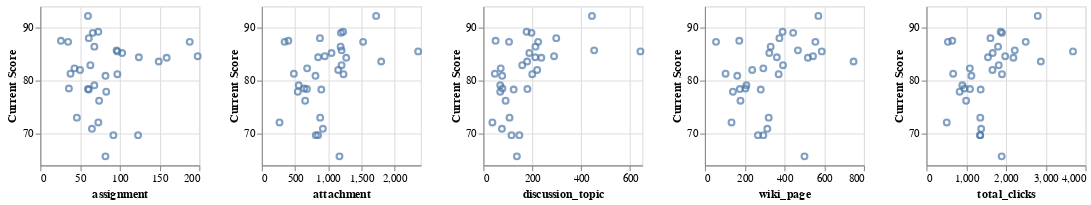

This figure's notebook cell:
### Code cell
alt.Chart(b).mark_point().encode(
    x = alt.X(alt.repeat(), type="quantitative"),
    y = alt.Y("Current Score").scale(zero=False)
).properties(width = 150, height = 150).repeat(['assignment', 'attachment', 'discussion_topic', 'wiki_page', 'total_clicks'])

### Figure 1 — Vega specification as saved in the notebook (floating-point values rounded to 4 significant figures)
{"$schema": "https://vega.github.io/schema/vega/v5.json", "data": [{"name": "source_0"}, {"name": "data_0", "values": [{"Current Score": 80.9, "assignment": 82}, {"Current Score": 78.4, "assignment": 60}, {"Current Score": 84.3, "assignment": 159}, {"Current Score": 81.2, "assignment": 97}, {"Current Score": 85.5, "assignment": 97}, {"Current Score": 84.4, "assignment": 124}, {"Current Score": 76.2, "assignment": 74}, {"Current Score": 82.0, "assignment": 50}, {"Current Score": 65.7, "assignment": 82}, {"Current Score": 69.7, "assignment": 92}, {"Current Score": 85.2, "assignment": 103}, {"Current Score": 84.6, "assignment": 198}, {"Current Score": 69.7, "assignment": 123}, {"Current Score": 78.5, "assignment": 36}, {"Current Score": 89.2, "assignment": 73}, {"Current Score": 86.4, "assignment": 68}, {"Current Score": 87.3, "assignment": 35}, {"Current Score": 87.5, "assignment": 26}, {"Current Score": 73.0, "assignment": 46}, {"Current Score": 85.7, "assignment": 96}, {"Current Score": 89.0, "assignment": 66}, {"Current Score": 78.3, "assignment": 61}, {"Current Score": 77.9, "assignment": 83}, {"Current Score": 72.1, "assignment": 73}, {"Current Score": 81.3, "assignment": 38}, {"Current Score": 79.1, "assignment": 68}, {"Current Score": 70.9, "assignment": 65}, {"Current Score": 82.3, "assignment": 43}, {"Current Score": 82.9, "assignment": 63}, {"Current Score": 88.0, "assignment": 61}, {"Current Score": 92.2, "assignment": 60}, {"Current Score": 87.3, "assignment": 188}, {"Current Score": 83.6, "assignment": 149}]}, {"name": "data_1", "values": [{"Current Score": 80.9, "attachment": 810}, {"Current Score": 78.4, "attachment": 680}, {"Current Score": 84.3, "attachment": 1274}, {"Current Score": 81.2, "attachment": 1233}, {"Current Score": 85.5, "attachment": 2360}, {"Current Score": 84.4, "attachment": 850}, {"Current Score": 76.2, "attachment": 654}, {"Current Score": 82.0, "attachment": 1153}, {"Current Score": 65.7, "attachment": 1172}, {"Current Score": 69.7, "attachment": 849}, {"Current Score": 85.2, "attachment": 1052}, {"Current Score": 84.6, "attachment": 950}, {"Current Score": 69.7, "attachment": 815}, {"Current Score": 78.5, "attachment": 639}, {"Current Score": 89.2, "attachment": 1227}, {"Current Score": 86.4, "attachment": 1189}, {"Current Score": 87.3, "attachment": 344}, {"Current Score": 87.5, "attachment": 401}, {"Current Score": 73.0, "attachment": 881}, {"Current Score": 85.7, "attachment": 1205}, {"Current Score": 89.0, "attachment": 1194}, {"Current Score": 78.3, "attachment": 898}, {"Current Score": 77.9, "attachment": 543}, {"Current Score": 72.1, "attachment": 267}, {"Current Score": 81.3, "attachment": 484}, {"Current Score": 79.1, "attachment": 557}, {"Current Score": 70.9, "attachment": 922}, {"Current Score": 82.3, "attachment": 684}, {"Current Score": 82.9, "attachment": 1204}, {"Current Score": 88.0, "attachment": 877}, {"Current Score": 92.2, "attachment": 1726}, {"Current Score": 87.3, "attachment": 1529}, {"Current Score": 83.6, "attachment": 1802}]}, {"name": "data_2", "values": [{"Current Score": 80.9, "discussion_topic": 77}, {"Current Score": 78.4, "discussion_topic": 180}, {"Current Score": 84.3, "discussion_topic": 237}, {"Current Score": 81.2, "discussion_topic": 200}, {"Current Score": 85.5, "discussion_topic": 642}, {"Current Score": 84.4, "discussion_topic": 212}, {"Current Score": 76.2, "discussion_topic": 91}, {"Current Score": 82.0, "discussion_topic": 220}, {"Current Score": 65.7, "discussion_topic": 137}, {"Current Score": 69.7, "discussion_topic": 115}, {"Current Score": 85.2, "discussion_topic": 188}, {"Current Score": 84.6, "discussion_topic": 289}, {"Current Score": 69.7, "discussion_topic": 147}, {"Current Score": 78.5, "discussion_topic": 78}, {"Current Score": 89.2, "discussion_topic": 177}, {"Current Score": 86.4, "discussion_topic": 213}, {"Current Score": 87.3, "discussion_topic": 105}, {"Current Score": 87.5, "discussion_topic": 50}, {"Current Score": 73.0, "discussion_topic": 107}, {"Current Score": 85.7, "discussion_topic": 453}, {"Current Score": 89.0, "discussion_topic": 197}, {"Current Score": 78.3, "discussion_topic": 124}, {"Current Score": 77.9, "discussion_topic": 69}, {"Current Score": 72.1, "discussion_topic": 37}, {"Current Score": 81.3, "discussion_topic": 47}, {"Current Score": 79.1, "discussion_topic": 69}, {"Current Score": 70.9, "discussion_topic": 76}, {"Current Score": 82.3, "discussion_topic": 71}, {"Current Score": 82.9, "discussion_topic": 159}, {"Current Score": 88.0, "discussion_topic": 298}, {"Current Score": 92.2, "discussion_topic": 444}, {"Current Score": 87.3, "discussion_topic": 224}, {"Current Score": 83.6, "discussion_topic": 179}]}, {"name": "data_3", "values": [{"Current Score": 80.9, "wiki_page": 163}, {"Current Score": 78.4, "wiki_page": 176}, {"Current Score": 84.3, "wiki_page": 518}, {"Current Score": 81.2, "wiki_page": 371}, {"Current Score": 85.5, "wiki_page": 588}, {"Current Score": 84.4, "wiki_page": 362}, {"Current Score": 76.2, "wiki_page": 179}, {"Current Score": 82.0, "wiki_page": 238}, {"Current Score": 65.7, "wiki_page": 501}, {"Current Score": 69.7, "wiki_page": 294}, {"Current Score": 85.2, "wiki_page": 324}, {"Current Score": 84.6, "wiki_page": 544}, {"Current Score": 69.7, "wiki_page": 267}, {"Current Score": 78.5, "wiki_page": 204}, {"Current Score": 89.2, "wiki_page": 391}, {"Current Score": 86.4, "wiki_page": 331}, {"Current Score": 87.3, "wiki_page": 56}, {"Current Score": 87.5, "wiki_page": 173}, {"Current Score": 73.0, "wiki_page": 321}, {"Current Score": 85.7, "wiki_page": 468}, {"Current Score": 89.0, "wiki_page": 444}, {"Current Score": 78.3, "wiki_page": 281}, {"Current Score": 77.9, "wiki_page": 141}, {"Current Score": 72.1, "wiki_page": 134}, {"Current Score": 81.3, "wiki_page": 104}, {"Current Score": 79.1, "wiki_page": 209}, {"Current Score": 70.9, "wiki_page": 314}, {"Current Score": 82.3, "wiki_page": 294}, {"Current Score": 82.9, "wiki_page": 393}, {"Current Score": 88.0, "wiki_page": 375}, {"Current Score": 92.2, "wiki_page": 571}, {"Current Score": 87.3, "wiki_page": 556}, {"Current Score": 83.6, "wiki_page": 748}]}, {"name": "data_4", "values": [{"Current Score": 80.9, "total_clicks": 1132}, {"Current Score": 78.4, "total_clicks": 1096}, {"Current Score": 84.3, "total_clicks": 2188}, {"Current Score": 81.2, "total_clicks": 1901}, {"Current Score": 85.5, "total_clicks": 3687}, {"Current Score": 84.4, "total_clicks": 1548}, {"Current Score": 76.2, "total_clicks": 998}, {"Current Score": 82.0, "total_clicks": 1661}, {"Current Score": 65.7, "total_clicks": 1892}, {"Current Score": 69.7, "total_clicks": 1350}, {"Current Score": 85.2, "total_clicks": 1667}, {"Current Score": 84.6, "total_clicks": 1981}, {"Current Score": 69.7, "total_clicks": 1352}, {"Current Score": 78.5, "total_clicks": 957}, {"Current Score": 89.2, "total_clicks": 1868}, {"Current Score": 86.4, "total_clicks": 1801}, {"Current Score": 87.3, "total_clicks": 540}, {"Current Score": 87.5, "total_clicks": 650}, {"Current Score": 73.0, "total_clicks": 1355}, {"Current Score": 85.7, "total_clicks": 2222}, {"Current Score": 89.0, "total_clicks": 1901}, {"Current Score": 78.3, "total_clicks": 1364}, {"Current Score": 77.9, "total_clicks": 836}, {"Current Score": 72.1, "total_clicks": 511}, {"Current Score": 81.3, "total_clicks": 673}, {"Current Score": 79.1, "total_clicks": 903}, {"Current Score": 70.9, "total_clicks": 1377}, {"Current Score": 82.3, "total_clicks": 1092}, {"Current Score": 82.9, "total_clicks": 1819}, {"Current Score": 88.0, "total_clicks": 1611}, {"Current Score": 92.2, "total_clicks": 2801}, {"Current Score": 87.3, "total_clicks": 2497}, {"Current Score": 83.6, "total_clicks": 2878}]}, {"name": "data_0_child__assignment_x_domain_assignment", "values": [{"min": 26, "max": 198}]}, {"name": "data_0_child__assignment_y_domain_Current Score", "values": [{"min": 65.7, "max": 92.2}]}, {"name": "data_1_child__attachment_x_domain_attachment", "values": [{"min": 267, "max": 2360}]}, {"name": "data_1_child__attachment_y_domain_Current Score", "values": [{"min": 65.7, "max": 92.2}]}, {"name": "data_2_child__discussion_topic_x_domain_discussion_topic", "values": [{"min": 37, "max": 642}]}, {"name": "data_2_child__discussion_topic_y_domain_Current Score", "values": [{"min": 65.7, "max": 92.2}]}, {"name": "data_3_child__wiki_page_x_domain_wiki_page", "values": [{"min": 56, "max": 748}]}, {"name": "data_3_child__wiki_page_y_domain_Current Score", "values": [{"min": 65.7, "max": 92.2}]}, {"name": "data_4_child__total_clicks_x_domain_total_clicks", "values": [{"min": 511, "max": 3687}]}, {"name": "data_4_child__total_clicks_y_domain_Current Score", "values": [{"min": 65.7, "max": 92.2}]}], "signals": [{"name": "childWidth", "value": 150}], "marks": [{"type": "group", "name": "child__assignment_group", "encode": {"update": {"width": {"signal": "childWidth"}, "height": {"signal": "height"}}}, "marks": [{"type": "symbol", "name": "child__assignment_marks", "from": {"data": "data_0"}, "encode": {"update": {"fill": {"value": "transparent"}, "y": {"field": "Current Score", "scale": "child__assignment_y"}, "x": {"field": "assignment", "scale": "child__assignment_x"}, "opacity": {"value": 0.7}, "stroke": {"value": "#4c78a8"}, "description": {"signal": "\"assignment: \" + (format(datum[\"assignment\"], \"\")) + \"; Current Score: \" + (format(datum[\"Current Score\"], \"\"))"}, "ariaRoleDescription": {"value": "point"}}}, "style": ["point"]}], "axes": [{"scale": "child__assignment_x", "tickCount": {"signal": "ceil(childWidth/40)"}, "orient": "bottom", "maxExtent": 0, "zindex": 0, "domain": false, "gridScale": "child__assignment_y", "labels": false, "aria": false, "ticks": false, "minExtent": 0, "grid": true}, {"scale": "child__assignment_y", "maxExtent": 0, "ticks": false, "grid": true, "minExtent": 0, "orient": "left", "domain": false, "labels": false, "aria": false, "gridScale": "child__assignment_x", "tickCount": {"signal": "ceil(height/40)"}, "zindex": 0}, {"scale": "child__assignment_x", "tickCount": {"signal": "ceil(childWidth/40)"}, "zindex": 0, "labelFlush": true, "orient": "bottom", "labelOverlap": true, "grid": false, "title": "assignment"}, {"scale": "child__assignment_y", "tickCount": {"signal": "ceil(height/40)"}, "orient": "left", "zindex": 0, "title": "Current Score", "grid": false, "labelOverlap": true}], "style": "cell"}, {"type": "group", "name": "child__attachment_group", "encode": {"update": {"width": {"signal": "childWidth"}, "height": {"signal": "height"}}}, "marks": [{"type": "symbol", "name": "child__attachment_marks", "from": {"data": "data_1"}, "encode": {"update": {"stroke": {"value": "#4c78a8"}, "opacity": {"value": 0.7}, "fill": {"value": "transparent"}, "x": {"field": "attachment", "scale": "child__attachment_x"}, "ariaRoleDescription": {"value": "point"}, "description": {"signal": "\"attachment: \" + (format(datum[\"attachment\"], \"\")) + \"; Current Score: \" + (format(datum[\"Current Score\"], \"\"))"}, "y": {"field": "Current Score", "scale": "child__attachment_y"}}}, "style": ["point"]}], "axes": [{"scale": "child__attachment_x", "ticks": false, "labels": false, "tickCount": {"signal": "ceil(childWidth/40)"}, "maxExtent": 0, "gridScale": "child__attachment_y", "grid": true, "domain": false, "orient": "bottom", "aria": false, "minExtent": 0, "zindex": 0}, {"scale": "child__attachment_y", "aria": false, "tickCount": {"signal": "ceil(height/40)"}, "minExtent": 0, "orient": "left", "labels": false, "ticks": false, "grid": true, "zindex": 0, "gridScale": "child__attachment_x", "domain": false, "maxExtent": 0}, {"scale": "child__attachment_x", "zindex": 0, "grid": false, "labelFlush": true, "title": "attachment", "labelOverlap": true, "orient": "bottom", "tickCount": {"signal": "ceil(childWidth/40)"}}, {"scale": "child__attachment_y", "grid": false, "zindex": 0, "labelOverlap": true, "orient": "left", "tickCount": {"signal": "ceil(height/40)"}, "title": "Current Score"}], "style": "cell"}, {"type": "group", "name": "child__discussion_topic_group", "encode": {"update": {"width": {"signal": "childWidth"}, "height": {"signal": "height"}}}, "marks": [{"type": "symbol", "name": "child__discussion_topic_marks", "from": {"data": "data_2"}, "encode": {"update": {"y": {"field": "Current Score", "scale": "child__discussion_topic_y"}, "stroke": {"value": "#4c78a8"}, "fill": {"value": "transparent"}, "opacity": {"value": 0.7}, "ariaRoleDescription": {"value": "point"}, "x": {"field": "discussion_topic", "scale": "child__discussion_topic_x"}, "description": {"signal": "\"discussion_topic: \" + (format(datum[\"discussion_topic\"], \"\")) + \"; Current Score: \" + (format(datum[\"Current Score\"], \"\"))"}}}, "style": ["point"]}], "axes": [{"scale": "child__discussion_topic_x", "domain": false, "grid": true, "maxExtent": 0, "minExtent": 0, "zindex": 0, "gridScale": "child__discussion_topic_y", "aria": false, "tickCount": {"signal": "ceil(childWidth/40)"}, "labels": false, "ticks": false, "orient": "bottom"}, {"scale": "child__discussion_topic_y", "maxExtent": 0, "aria": false, "minExtent": 0, "ticks": false, "labels": false, "zindex": 0, "gridScale": "child__discussion_topic_x", "tickCount": {"signal": "ceil(height/40)"}, "grid": true, "orient": "left", "domain": false}, {"scale": "child__discussion_topic_x", "title": "discussion_topic", "orient": "bottom", "labelOverlap": true, "zindex": 0, "labelFlush": true, "grid": false, "tickCount": {"signal": "ceil(childWidth/40)"}}, {"scale": "child__discussion_topic_y", "orient": "left", "title": "Current Score", "zindex": 0, "grid": false, "labelOverlap": true, "tickCount": {"signal": "ceil(height/40)"}}], "style": "cell"}, {"type": "group", "name": "child__wiki_page_group", "encode": {"update": {"width": {"signal": "childWidth"}, "height": {"signal": "height"}}}, "marks": [{"type": "symbol", "name": "child__wiki_page_marks", "from": {"data": "data_3"}, "encode": {"update": {"x": {"field": "wiki_page", "scale": "child__wiki_page_x"}, "y": {"field": "Current Score", "scale": "child__wiki_page_y"}, "description": {"signal": "\"wiki_page: \" + (format(datum[\"wiki_page\"], \"\")) + \"; Current Score: \" + (format(datum[\"Current Score\"], \"\"))"}, "opacity": {"value": 0.7}, "stroke": {"value": "#4c78a8"}, "fill": {"value": "transparent"}, "ariaRoleDescription": {"value": "point"}}}, "style": ["point"]}], "axes": [{"scale": "child__wiki_page_x", "tickCount": {"signal": "ceil(childWidth/40)"}, "grid": true, "domain": false, "labels": false, "aria": false, "maxExtent": 0, "orient": "bottom", "ticks": false, "zindex": 0, "gridScale": "child__wiki_page_y", "minExtent": 0}, {"scale": "child__wiki_page_y", "gridScale": "child__wiki_page_x", "labels": false, "ticks": false, "zindex": 0, "maxExtent": 0, "minExtent": 0, "grid": true, "domain": false, "tickCount": {"signal": "ceil(height/40)"}, "orient": "left", "aria": false}, {"scale": "child__wiki_page_x", "grid": false, "title": "wiki_page", "orient": "bottom", "labelFlush": true, "tickCount": {"signal": "ceil(childWidth/40)"}, "zindex": 0, "labelOverlap": true}, {"scale": "child__wiki_page_y", "grid": false, "orient": "left", "zindex": 0, "labelOverlap": true, "tickCount": {"signal": "ceil(height/40)"}, "title": "Current Score"}], "style": "cell"}, {"type": "group", "name": "child__total_clicks_group", "encode": {"update": {"width": {"signal": "childWidth"}, "height": {"signal": "height"}}}, "marks": [{"type": "symbol", "name": "child__total_clicks_marks", "from": {"data": "data_4"}, "encode": {"update": {"fill": {"value": "transparent"}, "opacity": {"value": 0.7}, "stroke": {"value": "#4c78a8"}, "ariaRoleDescription": {"value": "point"}, "description": {"signal": "\"total_clicks: \" + (format(datum[\"total_clicks\"], \"\")) + \"; Current Score: \" + (format(datum[\"Current Score\"], \"\"))"}, "x": {"field": "total_clicks", "scale": "child__total_clicks_x"}, "y": {"field": "Current Score", "scale": "child__total_clicks_y"}}}, "style": ["point"]}], "axes": [{"scale": "child__total_clicks_x", "grid": true, "minExtent": 0, "zindex": 0, "tickCount": {"signal": "ceil(childWidth/40)"}, "ticks": false, "gridScale": "child__total_clicks_y", "orient": "bottom", "labels": false, "aria": false, "maxExtent": 0, "domain": false}, {"scale": "child__total_clicks_y", "tickCount": {"signal": "ceil(height/40)"}, "gridScale": "child__total_clicks_x", "grid": true, "aria": false, "zindex": 0, "ticks": false, "domain": false, "maxExtent": 0, "orient": "left", "minExtent": 0, "labels": false}, {"scale": "child__total_clicks_x", "orient": "bottom", "grid": false, "labelFlush": true, "title": "total_clicks", "labelOverlap": true, "tickCount": {"signal": "ceil(childWidth/40)"}, "zindex": 0}, {"scale": "child__total_clicks_y", "labelOverlap": true, "tickCount": {"signal": "ceil(height/40)"}, "zindex": 0, "orient": "left", "title": "Current Score", "grid": false}], "style": "cell"}], "scales": [{"name": "child__assignment_x", "type": "linear", "domain": [{"signal": "(data(\"data_0_child__assignment_x_domain_assignment\")[0] || {}).min"}, {"signal": "(data(\"data_0_child__assignment_x_domain_assignment\")[0] || {}).max"}], "range": [0, {"signal": "childWidth"}], "nice": true, "zero": true}, {"name": "child__assignment_y", "type": "linear", "domain": [{"signal": "(data(\"data_0_child__assignment_y_domain_Current Score\")[0] || {}).min"}, {"signal": "(data(\"data_0_child__assignment_y_domain_Current Score\")[0] || {}).max"}], "range": [{"signal": "height"}, 0], "nice": true, "zero": false}, {"name": "child__attachment_x", "type": "linear", "domain": [{"signal": "(data(\"data_1_child__attachment_x_domain_attachment\")[0] || {}).min"}, {"signal": "(data(\"data_1_child__attachment_x_domain_attachment\")[0] || {}).max"}], "range": [0, {"signal": "childWidth"}], "zero": true, "nice": true}, {"name": "child__attachment_y", "type": "linear", "domain": [{"signal": "(data(\"data_1_child__attachment_y_domain_Current Score\")[0] || {}).min"}, {"signal": "(data(\"data_1_child__attachment_y_domain_Current Score\")[0] || {}).max"}], "range": [{"signal": "height"}, 0], "nice": true, "zero": false}, {"name": "child__discussion_topic_x", "type": "linear", "domain": [{"signal": "(data(\"data_2_child__discussion_topic_x_domain_discussion_topic\")[0] || {}).min"}, {"signal": "(data(\"data_2_child__discussion_topic_x_domain_discussion_topic\")[0] || {}).max"}], "range": [0, {"signal": "childWidth"}], "nice": true, "zero": true}, {"name": "child__discussion_topic_y", "type": "linear", "domain": [{"signal": "(data(\"data_2_child__discussion_topic_y_domain_Current Score\")[0] || {}).min"}, {"signal": "(data(\"data_2_child__discussion_topic_y_domain_Current Score\")[0] || {}).max"}], "range": [{"signal": "height"}, 0], "zero": false, "nice": true}, {"name": "child__wiki_page_x", "type": "linear", "domain": [{"signal": "(data(\"data_3_child__wiki_page_x_domain_wiki_page\")[0] || {}).min"}, {"signal": "(data(\"data_3_child__wiki_page_x_domain_wiki_page\")[0] || {}).max"}], "range": [0, {"signal": "childWidth"}], "nice": true, "zero": true}, {"name": "child__wiki_page_y", "type": "linear", "domain": [{"signal": "(data(\"data_3_child__wiki_page_y_domain_Current Score\")[0] || {}).min"}, {"signal": "(data(\"data_3_child__wiki_page_y_domain_Current Score\")[0] || {}).max"}], "range": [{"signal": "height"}, 0], "nice": true, "zero": false}, {"name": "child__total_clicks_x", "type": "linear", "domain": [{"signal": "(data(\"data_4_child__total_clicks_x_domain_total_clicks\")[0] || {}).min"}, {"signal": "(data(\"data_4_child__total_clicks_x_domain_total_clicks\")[0] || {}).max"}], "range": [0, {"signal": "childWidth"}], "zero": true, "nice": true}, {"name": "child__total_clicks_y", "type": "linear", "domain": [{"signal": "(data(\"data_4_child__total_clicks_y_domain_Current Score\")[0] || {}).min"}, {"signal": "(data(\"data_4_child__total_clicks_y_domain_Current Score\")[0] || {}).max"}], "range": [{"signal": "height"}, 0], "nice": true, "zero": false}], "background": "white", "padding": 5, "height": 150, "layout": {"padding": 20, "bounds": "full", "align": "all"}}
